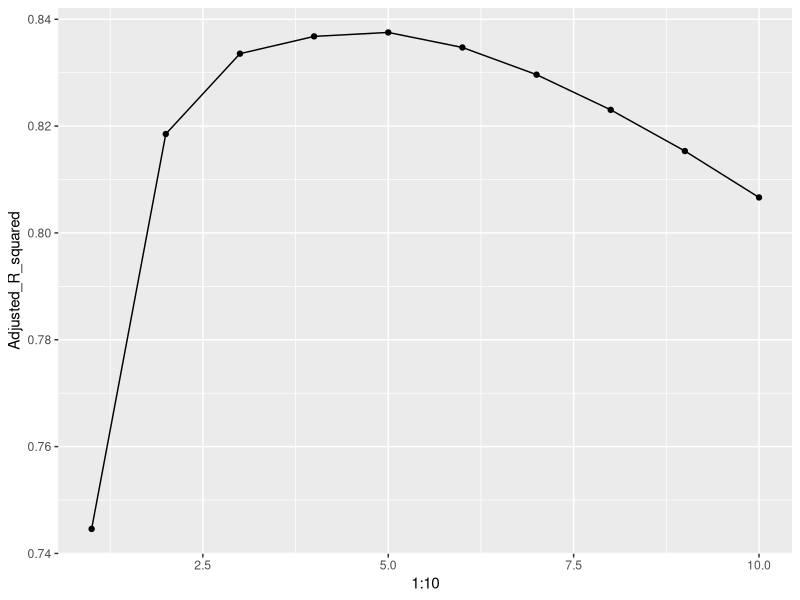
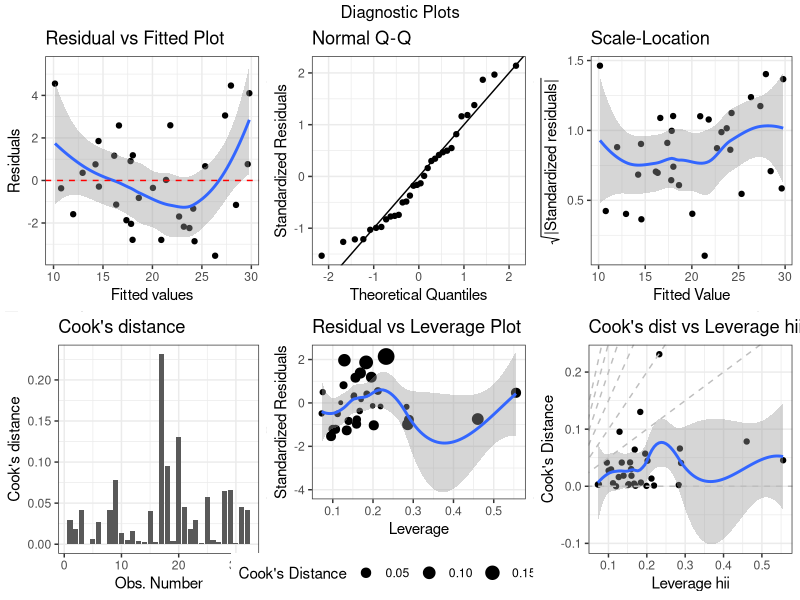

The R script that drew these images, in order:
rm(list = ls(all.names = TRUE))
cat('\14')

library(stringr)
library(dplyr)
library(ggplot2)
library(gridExtra)
library(GGally)
library(data.table)
library(leaps)

data("mtcars")
summary(mtcars)

mtcars$am = factor(mtcars$am)
levels(mtcars$am) = c("automatic","manual")
mtcars$vs = factor(mtcars$vs)
levels(mtcars$vs) = c("V-shaped","straight")


# df_sum = mtcars %>%
#   group_by(am,vs) %>%
#   summarise(Mean = mean(mpg),
#             SD = sd(mpg),
#             Minimum = min(mpg),
#             
#             Maximum = max(mpg)) %>%
#   data.frame()
# print(df_sum)
# 
# 
# ggpairs(mtcars[,-c(1,8,9)])
# 
# f1 = ggplot(data = mtcars,aes(x = am,y = mpg,fill = am)) +
#   geom_boxplot()  +
#   scale_fill_brewer(palette="Dark2") +
#   theme_classic()
# 
# f2 = ggplot(data = mtcars,aes(x = vs,y = mpg,fill = vs)) +
#   geom_boxplot()  +
#   scale_fill_brewer(palette="Dark2") +
#   theme_classic()
# 
# grid.arrange(f1,f2,nrow = 1)
# 
# p1 = ggplot(data = mtcars) +
#   geom_boxplot(aes(x=am,y=mpg,fill = am)) +
#   geom_jitter(aes(x=am,y=mpg),position=position_jitter(0.05)) + 
#   facet_wrap(~vs,nrow = 1) + xlab("Transmission") + ylab("Miles/(US) gallon")
# print(p1)
# 
# lm_man = lm(mpg~., data = mtcars[mtcars$am=="manual",-9])
# summary(lm_man)
# lm_auto = lm(mpg~., data = mtcars[mtcars$am=="automatic",-9])
# summary(lm_auto)


var_list = colnames(mtcars)[-1]

lm_best = regsubsets(mpg~., data = mtcars,nvmax = 10)
results = summary(lm_best)
selection = results$which
Models = vector()

for(i in 1:10){
  current_sel = selection[i,][][-1]
  Models[i] = paste("mpg ~ ",paste(var_list[current_sel],collapse = " + "))
}
No_of_Variables = 1:10
R_squared = results$rsq
Adjusted_R_squared = results$adjr2
Residual_Sum_of_Squares = results$rss
Cp = results$cp
BIC = results$bic

Final_Summary = data.frame(No_of_Variables,Models,R_squared,Adjusted_R_squared,
                           Residual_Sum_of_Squares,Cp,BIC)
blm = Final_Summary$Models[Final_Summary$Adjusted_R_squared == max(Final_Summary$Adjusted_R_squared)]


blm_fit = lm(formula = as.formula(blm),data = mtcars)

summary(blm_fit)




f3 = ggplot(data = Final_Summary,aes(x = 1:10,y = Adjusted_R_squared)) + 
  geom_line() + 
  geom_point(show.legend = F)
print(f3)

Final_Model = lm(mpg ~  disp + hp + wt + qsec + am, data = mtcars)

diagPlot = function(model){
  p1 = ggplot(model, aes(.fitted, .resid))+geom_point()
  p1 = p1+stat_smooth(method="loess")+geom_hline(yintercept=0, col="red", linetype="dashed")
  p1 = p1+xlab("Fitted values")+ylab("Residuals")
  p1 = p1+ggtitle("Residual vs Fitted Plot")+theme_bw()
  
  p2 = ggplot(model, aes(qqnorm(.stdresid)[[1]], .stdresid))+geom_point(na.rm = TRUE)
  p2 = p2+geom_abline()+xlab("Theoretical Quantiles")+ylab("Standardized Residuals")
  p2 = p2+ggtitle("Normal Q-Q")+theme_bw()
  
  p3 = ggplot(model, aes(.fitted, sqrt(abs(.stdresid))))+geom_point(na.rm=TRUE)
  p3 = p3+stat_smooth(method="loess", na.rm = TRUE)+xlab("Fitted Value")
  p3 = p3+ylab(expression(sqrt("|Standardized residuals|")))
  p3 = p3+ggtitle("Scale-Location")+theme_bw()
  
  p4 = ggplot(model, aes(seq_along(.cooksd), .cooksd))+geom_bar(stat="identity", position="identity")
  p4 = p4+xlab("Obs. Number")+ylab("Cook's distance")
  p4 = p4+ggtitle("Cook's distance")+theme_bw()
  
  p5 = ggplot(model, aes(.hat, .stdresid))+geom_point(aes(size=.cooksd), na.rm=TRUE)
  p5 = p5+stat_smooth(method="loess", na.rm=TRUE)
  p5 = p5+xlab("Leverage")+ylab("Standardized Residuals")
  p5 = p5+ggtitle("Residual vs Leverage Plot")
  p5 = p5+scale_size_continuous("Cook's Distance", range=c(1,5))
  p5 = p5+theme_bw()+theme(legend.position="bottom")
  
  p6 = ggplot(model, aes(.hat, .cooksd))+geom_point(na.rm=TRUE)+stat_smooth(method="loess", na.rm=TRUE)
  p6 = p6+xlab("Leverage hii")+ylab("Cook's Distance")
  p6 = p6+ggtitle("Cook's dist vs Leverage hii/(1-hii)")
  p6 = p6+geom_abline(slope=seq(0,3,0.5), color="gray", linetype="dashed")
  p6 = p6+theme_bw()
  
  return(list(rvfPlot=p1, qqPlot=p2, sclLocPlot=p3, cdPlot=p4, rvlevPlot=p5, cvlPlot=p6))
}

diagPlts = diagPlot(fortify(Final_Model))
do.call(grid.arrange, c(diagPlts, top="Diagnostic Plots", nrow=2))

T1 = t.test(mtcars$mpg[mtcars$am=="manual"],
            mtcars$mpg[mtcars$am=="automatic"],
            alternative = "greater",
            paired = FALSE,
            var.equal = FALSE,
            conf.level = 0.95)
print(T1)
